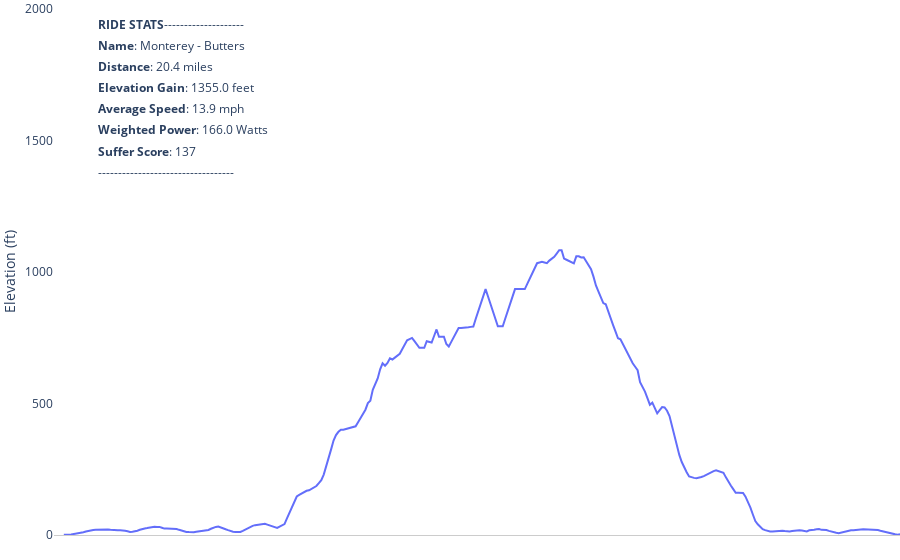

Notebook code for this chart:
### Code cell
name = polylines_df[polylines_df.index == 3]['name'].values[0]
distance = polylines_df[polylines_df.index == 3]['distance'].values[0]
elev_gain = polylines_df[polylines_df.index == 3]['total_elevation_gain'].values[0]
avg_speed = polylines_df[polylines_df.index == 3]['average_speed'].values[0]
avg_power = polylines_df[polylines_df.index == 3]['weighted_average_watts'].values[0] 
suffer = polylines_df[polylines_df.index == 3]['suffer_score'].values[0]

fig = px.line(elevation_profile_feet, x=range(len(elevation_profile_feet)), y=pd.Series(elevation_profile_feet).rolling(5).mean())
fig.update_layout(
        xaxis=dict(
            showline=True,
            showgrid=True,
            showticklabels=False,
            linecolor='rgb(204, 204, 204)',
            linewidth=1,
            ticks='',
            tickfont=dict(
                family='Arial',
                size=12,
                color='rgb(82, 82, 82)',
            ),
        ),
        yaxis=dict(
            showgrid=False,
            zeroline=False,
            showline=False,
            gridcolor = 'rgb(235, 236, 240)',
            showticklabels=True,
            title='Elevation (ft)',
            autorange=False,
            range=[0, 2000],
        ),
        autosize=True,
        hovermode="x unified",
        showlegend=False,
        plot_bgcolor='rgba(0,0,0,0)',
        xaxis_title='',
        margin=dict(l=0, r=0, t=0, b=0),
    )
fig.add_annotation(text=f"<b>RIDE STATS</b>--------------------", 
                    align='left',
                    showarrow=False,
                    xref='paper',
                    yref='paper',
                    x=0.05,
                    y=0.99,
)
fig.add_annotation(text=f"<b>Name</b>: {name}", 
                    align='left',
                    showarrow=False,
                    xref='paper',
                    yref='paper',
                    x=0.05,
                    y=0.95,
)                    
fig.add_annotation(text=f"<b>Distance</b>: {distance} miles", 
                    align='left',
                    showarrow=False,
                    xref='paper',
                    yref='paper',
                    x=0.05,
                    y=0.91,
)
fig.add_annotation(text=f"<b>Elevation Gain</b>: {elev_gain} feet", 
                    align='left',
                    showarrow=False,
                    xref='paper',
                    yref='paper',
                    x=0.05,
                    y=0.87,
)
fig.add_annotation(text=f"<b>Average Speed</b>: {avg_speed} mph", 
                    align='left',
                    showarrow=False,
                    xref='paper',
                    yref='paper',
                    x=0.05,
                    y=0.83,
)     
fig.add_annotation(text=f"<b>Weighted Power</b>: {avg_power} Watts", 
                    align='left',
                    showarrow=False,
                    xref='paper',
                    yref='paper',
                    x=0.05,
                    y=0.79,
)
fig.add_annotation(text=f"<b>Suffer Score</b>: {suffer.astype(int)}", 
                    align='left',
                    showarrow=False,
                    xref='paper',
                    yref='paper',
                    x=0.05,
                    y=0.75,
)  
fig.add_annotation(text="----------------------------------", 
                    align='left',
                    showarrow=False,
                    xref='paper',
                    yref='paper',
                    x=0.05,
                    y=0.71,
)


fig.show()

### Figure 1 — Plotly figure (JSON) as saved in the notebook; plotly's stock layout.template omitted (floating-point values rounded to 4 significant figures; data arrays with more than 128 entries replaced by an {"elided": "..."} marker saying what was removed)
{"data": [{"hovertemplate": "x=%{x}<br>y=%{y}<extra></extra>", "legendgroup": "", "line": {"color": "#636efa", "dash": "solid"}, "marker": {"symbol": "circle"}, "mode": "lines", "name": "", "orientation": "v", "showlegend": false, "type": "scatter", "x": {"elided": "346 int values"}, "xaxis": "x", "y": {"elided": "346 float values"}, "yaxis": "y"}], "layout": {"annotations": [{"align": "left", "showarrow": false, "text": "<b>RIDE STATS</b>--------------------", "x": 0.05, "xref": "paper", "y": 0.99, "yref": "paper"}, {"align": "left", "showarrow": false, "text": "<b>Name</b>: Monterey - Butters", "x": 0.05, "xref": "paper", "y": 0.95, "yref": "paper"}, {"align": "left", "showarrow": false, "text": "<b>Distance</b>: 20.4 miles", "x": 0.05, "xref": "paper", "y": 0.91, "yref": "paper"}, {"align": "left", "showarrow": false, "text": "<b>Elevation Gain</b>: 1355.0 feet", "x": 0.05, "xref": "paper", "y": 0.87, "yref": "paper"}, {"align": "left", "showarrow": false, "text": "<b>Average Speed</b>: 13.9 mph", "x": 0.05, "xref": "paper", "y": 0.83, "yref": "paper"}, {"align": "left", "showarrow": false, "text": "<b>Weighted Power</b>: 166.0 Watts", "x": 0.05, "xref": "paper", "y": 0.79, "yref": "paper"}, {"align": "left", "showarrow": false, "text": "<b>Suffer Score</b>: 137", "x": 0.05, "xref": "paper", "y": 0.75, "yref": "paper"}, {"align": "left", "showarrow": false, "text": "----------------------------------", "x": 0.05, "xref": "paper", "y": 0.71, "yref": "paper"}], "autosize": true, "hovermode": "x unified", "legend": {"tracegroupgap": 0}, "margin": {"b": 0, "l": 0, "r": 0, "t": 0}, "plot_bgcolor": "rgba(0,0,0,0)", "showlegend": false, "xaxis": {"anchor": "y", "domain": [0, 1], "linecolor": "rgb(204, 204, 204)", "linewidth": 1, "showgrid": true, "showline": true, "showticklabels": false, "tickfont": {"color": "rgb(82, 82, 82)", "family": "Arial", "size": 12}, "ticks": "", "title": {"text": ""}}, "yaxis": {"anchor": "x", "autorange": false, "domain": [0, 1], "gridcolor": "rgb(235, 236, 240)", "range": [0, 2000], "showgrid": false, "showline": false, "showticklabels": true, "title": {"text": "Elevation (ft)"}, "zeroline": false}}}
